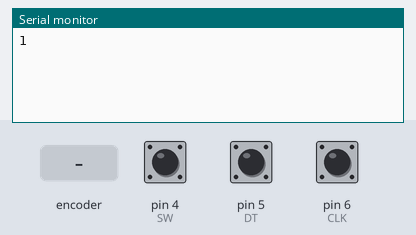
The sketch below on a simulated Arduino Uno, built with avr-gcc and run on an emulated ATmega328P. Parts: the last lines printed to the serial monitor. Inputs (shaded band) come from the test bench; at power-on: pin 4 (SW) HIGH, pin 5 (DT) HIGH, pin 6 (CLK) HIGH.

Above: at 1.2 s.
1.3 s: rotary encoder on pin 6 (CLK) / pin 5 (DT) turned 1 step (first pin leading)
At 2.1 s:
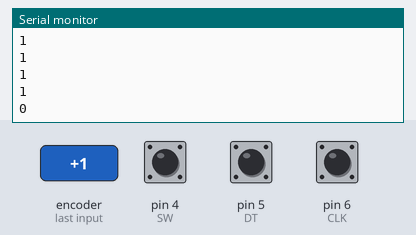
3.0 s: rotary encoder on pin 6 (CLK) / pin 5 (DT) turned 1 step (first pin leading)
At 4.5 s:
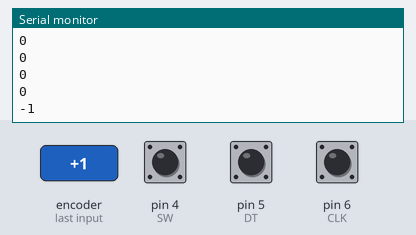
Timing chart, 0 to 6.0 s (numbered marks = the images above; inputs shaded):
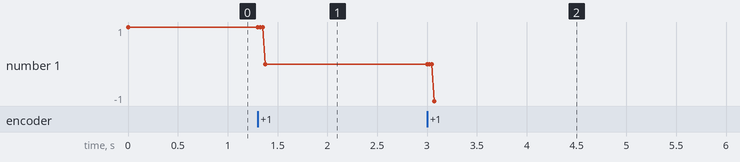

Measured:
- after the input at 1.3 s, the serial monitor: prints a new line after 0.08 s (image 1)
- after the input at 3.0 s, the serial monitor: prints a new line after 0.08 s (image 2)
- plotted number 1: 1 → 0 after the input at 1.3 s, 0 → -1 after the input at 3.0 s

The sketch:

encoder.ino
```cpp
#define GND 2
#define VCC 3
#define SW  4
#define DT  5
#define CLK 6

int oldA = LOW;
int oldB = LOW;
int cnt = 0;

void Encoder(int newA, int newB)
{
  if (newA != oldA || newB != oldB) // 펄수 발생
  {
    if (oldA == LOW && newA == HIGH) // 상승에지
    {
      if (oldB == LOW) cnt++;
      else cnt--;


    }

    Serial.println(cnt);

  }
  oldA = newA;
  oldB = newB;
}


void setup() {
  Serial.begin(9600);

  pinMode(GND, OUTPUT);
  pinMode(VCC, OUTPUT);
  pinMode(SW, INPUT_PULLUP);
  pinMode(DT, INPUT_PULLUP);
  pinMode(CLK, INPUT_PULLUP);
  digitalWrite(GND, LOW);
  digitalWrite(VCC, HIGH);

}

void loop() {
  int newA = digitalRead(DT);
  int newB = digitalRead(CLK);

  if (digitalRead(SW) == 0) {
    cnt = 0;
    Serial.println(cnt);
    delay(300);
  }
  Encoder(newA, newB);


}
```
